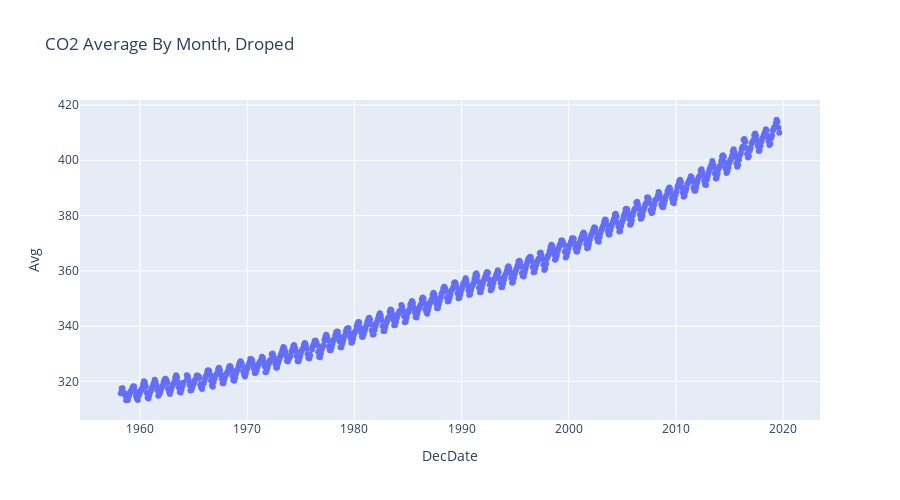

Write notebook code for a chart like this one.
### Code cell
px.line(co2_drop, x='DecDate', y='Avg', title="CO2 Average By Month, Droped", 
        markers=True,
        height=500)

### Figure 1 — Plotly figure (JSON) as saved in the notebook; plotly's stock layout.template omitted (floating-point values rounded to 4 significant figures; data arrays with more than 128 entries replaced by an {"elided": "..."} marker saying what was removed)
{"data": [{"hovertemplate": "DecDate=%{x}<br>Avg=%{y}<extra></extra>", "legendgroup": "", "line": {"color": "#636efa", "dash": "solid"}, "marker": {"symbol": "circle"}, "mode": "markers+lines", "name": "", "orientation": "v", "showlegend": false, "type": "scatter", "x": {"elided": "731 float values"}, "xaxis": "x", "y": {"elided": "731 float values"}, "yaxis": "y"}], "layout": {"height": 500, "legend": {"tracegroupgap": 0}, "title": {"text": "CO2 Average By Month, Droped"}, "xaxis": {"anchor": "y", "domain": [0, 1], "title": {"text": "DecDate"}}, "yaxis": {"anchor": "x", "domain": [0, 1], "title": {"text": "Avg"}}}}
